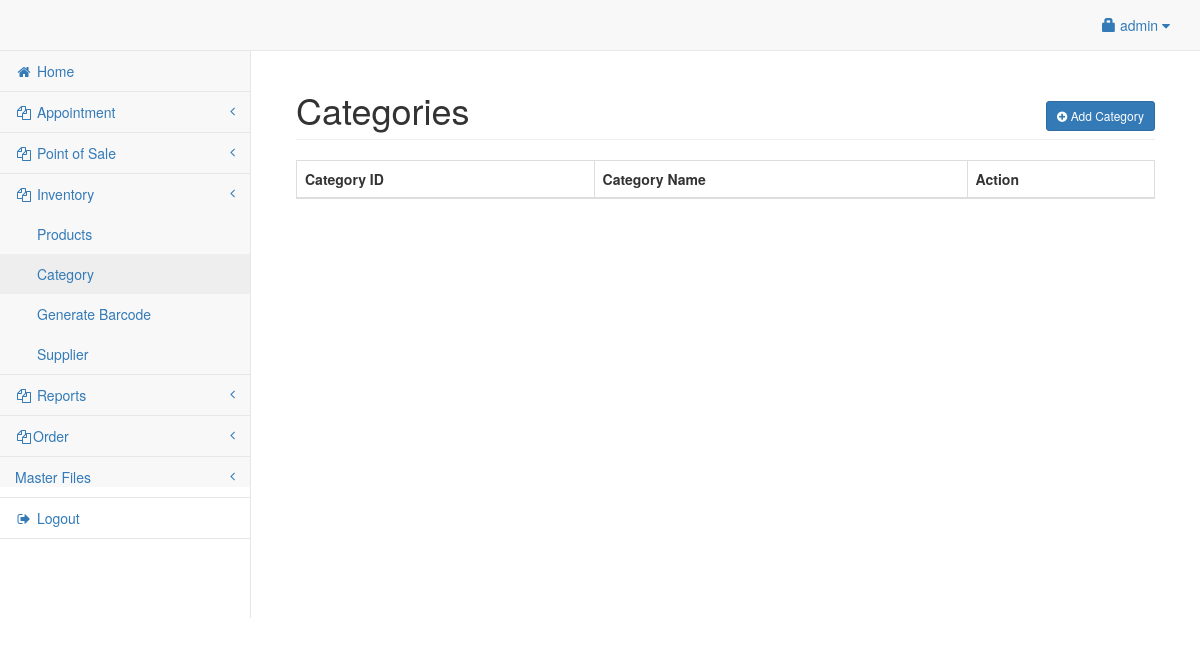
The app's page /admin/category.php (signed in), older data.
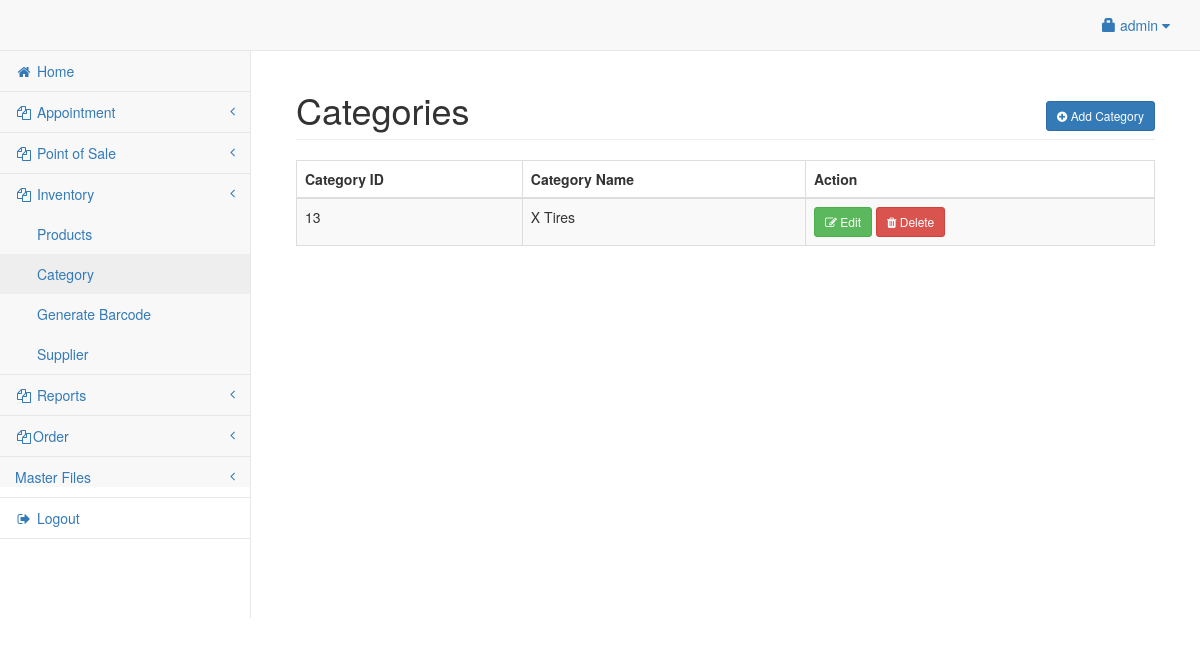
The same page, newer data.
### tables this page shows
CREATE TABLE `category` (
  `categoryid` int(11) NOT NULL,
  `category_name` varchar(30) NOT NULL
);

### admin/category.php (the view, shortened to what this page needs)
<?php include('header.php'); ?>
<body>
<div id="wrapper">
<?php include('navbar.php'); ?>
<div style="height:50px;"></div>
<div id="page-wrapper">
<div class="container-fluid">
	<div class="row">
        <div class="col-lg-12">
            <h1 class="page-header">Categories
				<span class="pull-right">
					<button class="btn btn-primary btn-sm" data-toggle="modal" data-target="#addcategory"><i class="fa fa-plus-circle"></i> Add Category</button>
				</span>
			</h1>
        </div>
    </div>
    <div class="row">
        <div class="col-lg-12">
            <table width="100%" class="table table-striped table-bordered table-hover" id="supTable">
                <thead>
                    <tr>
                        <th>Category ID</th>
						<th>Category Name</th>
						<th>Action</th>
                    </tr>
                </thead>
                <tbody>
				<?php
					$sq=mysqli_query($conn,"select * from category");
					while($sqrow=mysqli_fetch_array($sq)){
					?>
						<tr>
							<td><?php echo $sqrow['categoryid']; ?></td>
							<td><?php echo $sqrow['category_name']; ?></td>
							<td>
								<button class="btn btn-success btn-sm" data-toggle="modal" data-target="#edit_<?php echo  $sqrow['categoryid']; ?>"><i class="fa fa-edit"></i> Edit</button>
								<button class="btn btn-danger btn-sm" data-toggle="modal" data-target="#del_<?php echo $sqrow['categoryid']; ?>"><i class="fa fa-trash"></i> Delete</button>
							</td>
						</tr>
					<?php
					}
				?>
                </tbody>
            </table>
        </div>
    </div>
</div>
</div>
</div>
</body>
</html>

Row changes from the older to the newer data that the page shows:
added category: categoryid "13", category_name "X Tires"
